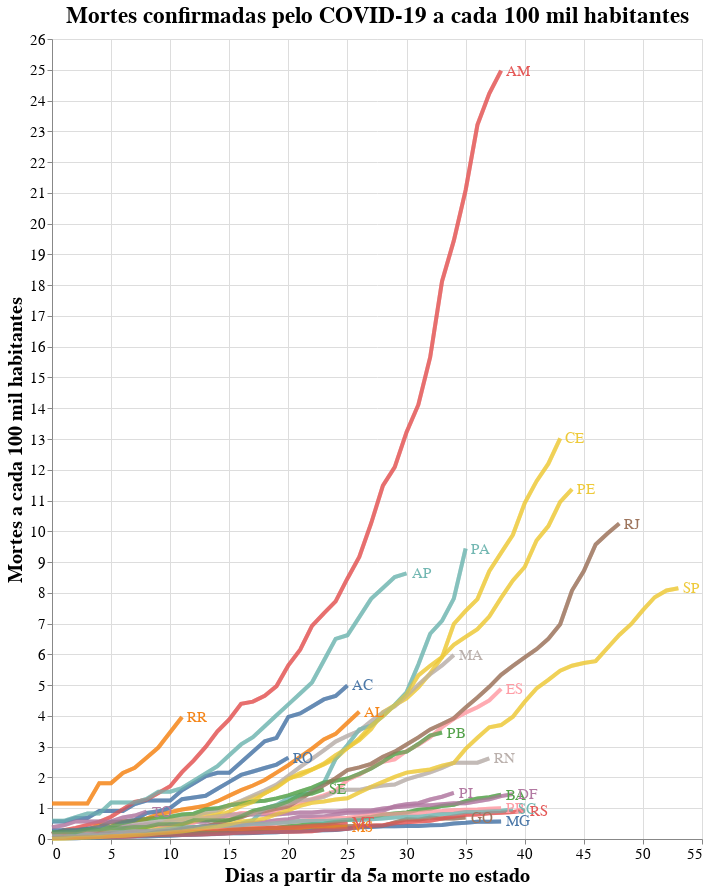

Here is the notebook cell this chart was saved with:
### Code cell
# Mortes por habitantes

# Base altair plot 
basepop = alt.Chart(deaths_long, title="Mortes confirmadas pelo COVID-19 a cada 100 mil habitantes").mark_line(strokeWidth=4, opacity=0.7).encode(
    x=alt.X('Day'),
    y=alt.Y('DeathPop'),
    color=alt.Color('state', legend=None),
)

# Chart
chartpop = basepop.encode(
  color=alt.condition(selection, 'state:N', alt.value('lightgray')),
  tooltip=[alt.Tooltip('state:N', title = 'Estado'), alt.Tooltip('yearmonthdate(Date):N', title = 'Data', format = '%d/%m/%Y'), alt.Tooltip('DeathPop:N', title = 'Proporção de Mortes', format = '.2f')]
).add_selection(
  selection
)

# Overlay
overlaypop = basepop.encode(
  color='state',
  opacity=alt.value(0.5),
).transform_filter(
  selection
)

# Text labels
textpop = basepop.mark_text(
    align='left',
    dx=5,
    size=15
).encode(
    x=alt.X('Day', aggregate='max',  axis=alt.Axis(title='Dias a partir da 5a morte no estado')),
    y=alt.Y('DeathPop', aggregate={'argmax': 'Day'}, axis=alt.Axis(title='Mortes a cada 100 mil habitantes')),
    text='state'
).transform_filter(
    selection
)

# Sum em up!
alt.layer(chartpop + overlaypop + textpop).configure_axis(
    labelFontSize=15,
    titleFontSize=20
).configure_title(
    fontSize=23
).properties(
    width=650,
    height=800
)

### Figure 1 — Vega-Lite specification as saved in the notebook (floating-point values rounded to 4 significant figures; data arrays with more than 128 entries replaced by an {"elided": "..."} marker saying what was removed)
{"config": {"view": {"continuousWidth": 400, "continuousHeight": 300}, "axis": {"labelFontSize": 15, "titleFontSize": 20}, "title": {"fontSize": 23}}, "layer": [{"layer": [{"mark": {"type": "line", "opacity": 0.7, "strokeWidth": 4}, "encoding": {"color": {"condition": {"type": "nominal", "field": "state", "selection": "selector004"}, "value": "lightgray"}, "tooltip": [{"type": "nominal", "field": "state", "title": "Estado"}, {"type": "nominal", "field": "Date", "format": "%d/%m/%Y", "timeUnit": "yearmonthdate", "title": "Data"}, {"type": "nominal", "field": "DeathPop", "format": ".2f", "title": "Proporção de Mortes"}], "x": {"type": "quantitative", "field": "Day"}, "y": {"type": "quantitative", "field": "DeathPop"}}, "selection": {"selector004": {"type": "single", "fields": ["state"]}}, "title": "Mortes confirmadas pelo COVID-19 a cada 100 mil habitantes"}, {"mark": {"type": "line", "opacity": 0.7, "strokeWidth": 4}, "encoding": {"color": {"type": "nominal", "field": "state"}, "opacity": {"value": 0.5}, "x": {"type": "quantitative", "field": "Day"}, "y": {"type": "quantitative", "field": "DeathPop"}}, "title": "Mortes confirmadas pelo COVID-19 a cada 100 mil habitantes", "transform": [{"filter": {"selection": "selector004"}}]}, {"mark": {"type": "text", "align": "left", "dx": 5, "size": 15}, "encoding": {"color": {"type": "nominal", "field": "state", "legend": null}, "text": {"type": "nominal", "field": "state"}, "x": {"type": "quantitative", "aggregate": "max", "axis": {"title": "Dias a partir da 5a morte no estado"}, "field": "Day"}, "y": {"type": "quantitative", "aggregate": {"argmax": "Day"}, "axis": {"title": "Mortes a cada 100 mil habitantes"}, "field": "DeathPop"}}, "title": "Mortes confirmadas pelo COVID-19 a cada 100 mil habitantes", "transform": [{"filter": {"selection": "selector004"}}]}]}], "data": {"name": "data-e29860dd23a78e418675e2c4bd652cea"}, "height": 800, "width": 650, "$schema": "https://vega.github.io/schema/vega-lite/v4.8.1.json", "datasets": {"data-e29860dd23a78e418675e2c4bd652cea": {"elided": "924 records"}}}
